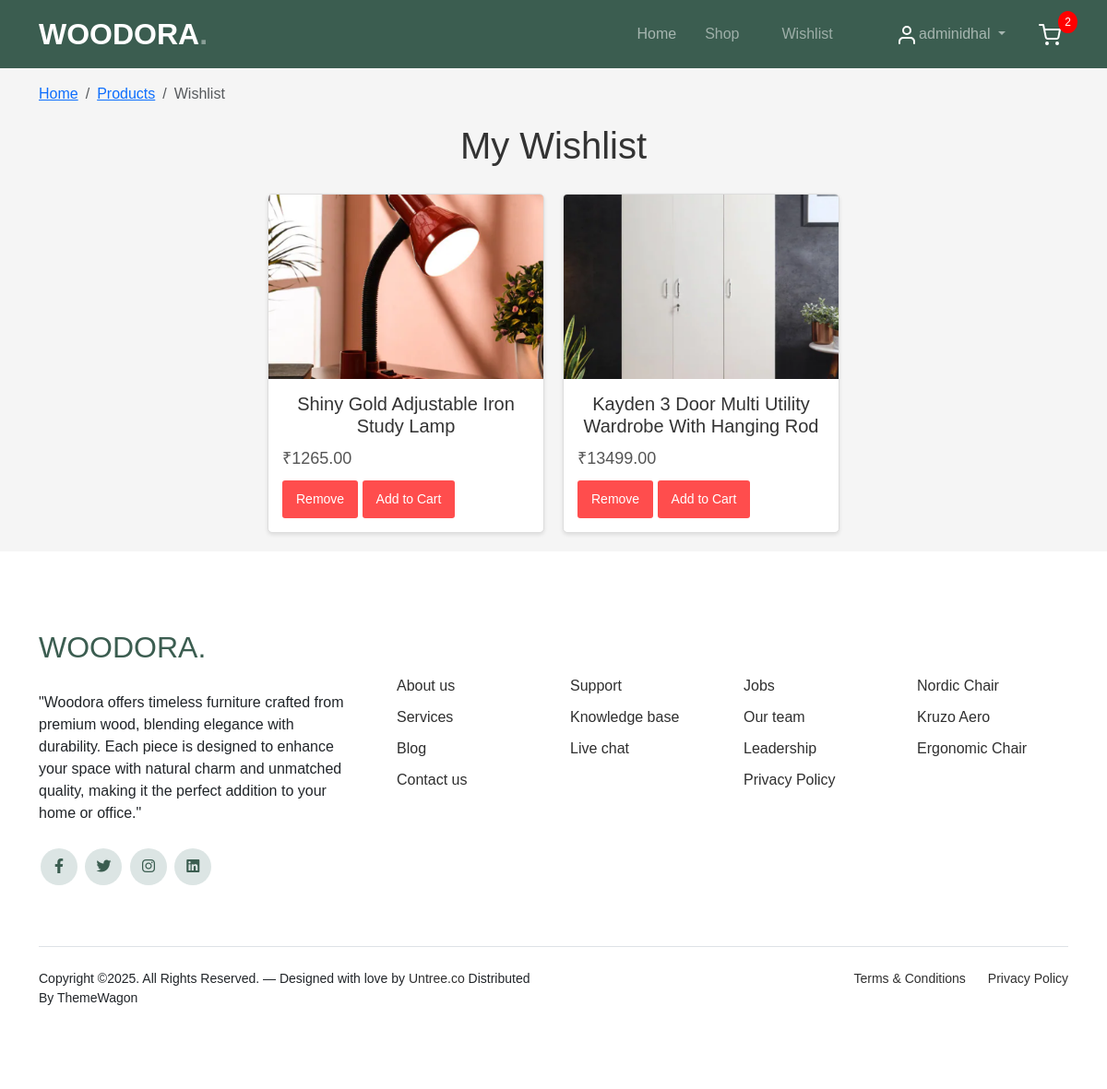
Screenshot of /products/wishlist/ (signed in) with the database file from the repository.
### home/models.py (models this page shows, shortened)
class CustomUser(AbstractUser):
    email = models.EmailField(unique=True)

### products/models.py (models this page shows, shortened)
class Wishlist(models.Model):
    user = models.ForeignKey(settings.AUTH_USER_MODEL, on_delete=models.CASCADE)
    product = models.ForeignKey(Product, on_delete=models.CASCADE)
    class Meta:
        unique_together = ('user', 'product')

class Product(models.Model):
    category = models.ForeignKey(Category, on_delete=models.CASCADE, verbose_name="Category", default=1, related_name="products")
    name = models.CharField(max_length=200, verbose_name="Product Name")
    description = models.TextField(verbose_name="Product Description")
    brand = models.CharField(max_length=100, verbose_name="Brand", blank=True, null=True)
    price = models.DecimalField(max_digits=10, decimal_places=2, verbose_name="Price")
    stock = models.PositiveIntegerField(default=0)
    original_price = models.DecimalField(max_digits=10, decimal_places=2, verbose_name="Original Price", blank=True, null=True)
    discount_percentage = models.DecimalField(max_digits=5, decimal_places=2, verbose_name="Discount Percentage", blank=True, null=True, default=0)
    stock_status = models.BooleanField(default=True, verbose_name="In Stock")
    sold = models.PositiveIntegerField(verbose_name="Units Sold", default=0)
    coupons = models.ManyToManyField('Coupon', related_name='coupon_products',blank=True)
    main_image = models.ImageField(upload_to="products/main_images/", verbose_name="Main Image",default="products/main_images/default.jpg")
    material = models.CharField(max_length=100, verbose_name="Material", blank=True, null=True)
    dimensions = models.CharField(max_length=100, verbose_name="Dimensions", blank=True, null=True)
    weight = models.DecimalField(max_digits=5, decimal_places=2, verbose_name="Weight (kg)", blank=True, null=True)
    warranty = models.CharField(max_length=100, verbose_name="Warranty", blank=True, null=True)
    updated_at = models.DateTimeField(auto_now=True)
    is_active = models.BooleanField(default=True)
    created_at = models.DateTimeField(auto_now_add=True)
    is_deleted = models.BooleanField(default=False)

### products/views.py (the view)
# urls.py: path('wishlist/', views.wishlist, name='wishlist'),
@login_required
def wishlist(request):
    wishlist_items = Wishlist.objects.filter(user=request.user)
    for item in wishlist_items:
        print(f"Product ID: {item.product.id}")
    return render(request, 'user/wishlist.html', {'wishlist_items': wishlist_items})

### home/context_processors.py (called while the page is built)
def breadcrumbs(request):
    path_parts = request.path.strip('/').split('/')
    breadcrumbs = [{'title': 'Home', 'url': '/'}]
    if not path_parts or path_parts == ['']:
        return {'breadcrumbs': breadcrumbs}
    url = ''
    for i, part in enumerate(path_parts):
        url += f'/{part}'
        title = part.replace('-', ' ').title()
        if path_parts[0] == 'products' and path_parts[1] == 'products_details' and part.isdigit():
            try:
                product = Product.objects.get(id=part)
                title = product.name
            except Product.DoesNotExist:
                title = 'Product Not Found'
        breadcrumbs.append({'title': title, 'url': url})
    return {'breadcrumbs': breadcrumbs}

### products/context_processors.py (called while the page is built)
def cart_item_count(request):
    count = 0
    if request.user.is_authenticated:
        try:
            cart = Cart.objects.get(user=request.user)
            count = CartItem.objects.filter(cart=cart).count()
        except Cart.DoesNotExist:
            count = 0
    return {'cart_count': count}

### templates/user/wishlist.html (shortened to what this page needs)
{% extends "layouts/mainsecond.html" %}
{% load static %}
{% block body %}
<!DOCTYPE html>
<html lang="en">
<head>
</head>
<body>
<h1>My Wishlist</h1>
<div class="wishlist-container">
    {% if wishlist_items %}
        {% for item in wishlist_items %}
        <div class="wishlist-item">
            <a href="{% url 'products_details' item.product.id %}">
                <img src="{{ item.product.main_image.url }}" alt="{{ item.product.name }}">
            </a>
            <div class="wishlist-details">
                <h2>{{ item.product.name }}</h2>
                <p class="price">₹{{ item.product.price }}</p>
                <a href="{% url 'remove_from_wishlist' item.product.id %}" class="btn btn-remove">Remove</a>
                <a href="{% url 'add_to_cart' item.product.id %}" class="btn btn-add_to_cart">Add to Cart</a>
            </div>
        </div>
        {% endfor %}
    {% else %}
        <p>Your wishlist is empty.</p>
    {% endif %}
</div>
</body>
</html>
{% endblock %}

### templates/inc/navbar.html (shortened to what this page needs)
{% load static %}
  <link href="https://cdn.jsdelivr.net/npm/bootstrap@5.3.0/dist/css/bootstrap.min.css" rel="stylesheet">
<nav class="custom-navbar navbar navbar navbar-expand-md navbar-dark " arial-label="Furni navigation bar" style="background-color: #006400;z-index: 2000;">
    <div class="container">
        <a class="navbar-brand" href="index.html">WOODORA<span>.</span></a>
        <div class="collapse navbar-collapse" id="navbarsFurni">
            <ul class="custom-navbar-nav navbar-nav ms-auto mb-2 mb-md-0">
                    <a class="nav-link" href="{% url 'index' %}">Home</a>
                 {% if user.is_authenticated %}
                <li><a class="nav-link" href="{% url 'products' %}">Shop</a></li>
                <li><a class="nav-link" href="{% url 'wishlist' %}">Wishlist</a></li>
                {% endif %}
            </ul>
            <ul class="custom-navbar-cta navbar-nav mb-2 mb-md-0 ms-5">
                <li class="nav-item dropdown">
                    <a class="nav-link dropdown-toggle" href="#" id="userDropdown" role="button" data-bs-toggle="dropdown" aria-expanded="false">
                        <img src="{% static 'images/user.svg' %}" alt="User">
                        {% if user.is_authenticated %}
                           <span>{{ user.username }}</span>
                        {% endif %}
                    </a>
                </li>
                {% if user.is_authenticated %}
<li style="position: relative;">
  <a class="nav-link" href="{% url 'cart_detail' %}">
    <img src="{% static 'images/cart.svg' %}" alt="Cart">
    {% if cart_count > 0 %}
      <span style="position: absolute; top: -5px; right: -10px; background-color: red; color: white; border-radius: 50%; padding: 3px 7px; font-size: 12px;">
        {{ cart_count }}
      </span>
    {% endif %}
  </a>
</li>
                {% endif %}
            </ul>
        </div>
    </div>
</nav>

### static/css/style.css (style rules this page uses)
body { overflow-x: hidden; position: relative; }
body { font-family: "Inter", sans-serif; font-weight: 400; line-height: 28px; color: #6a6a6a; font-size: 14px; background-color: #eff2f1; }
a { text-decoration: none; -webkit-transition: .3s all ease; -o-transition: .3s all ease; transition: .3s all ease; color: #2f2f2f; text-decoration: underline; }
.custom-navbar { background: #3b5d50 !important; padding-top: 20px; padding-bottom: 20px; }
.custom-navbar .navbar-brand { font-size: 32px; font-weight: 600; }
.custom-navbar .navbar-brand > span { opacity: .4; }
@media (min-width: 992px) { .custom-navbar .custom-navbar-nav li { margin-left: 15px; margin-right: 15px; } }
.custom-navbar .custom-navbar-nav li a { font-weight: 500; color: #ffffff !important; opacity: .5; -webkit-transition: .3s all ease; -o-transition: .3s all ease; transition: .3s all ease; position: relative; }
@media (min-width: 768px) { .custom-navbar .custom-navbar-nav li a:before { content: ""; position: absolute; bottom: 0; left: 8px; right: 8px; background: #f9bf29; height: 5px; opacity: 1; visibility: visible; width: 0; -webkit-transition: .15s all ease-out; -o-transition: .15s all ease-out; transition: .15s all ease-out; } }
.custom-navbar .custom-navbar-cta { margin-left: 0 !important; -webkit-box-orient: horizontal; -webkit-box-direction: normal; -ms-flex-direction: row; flex-direction: row; }
@media (min-width: 768px) { .custom-navbar .custom-navbar-cta { margin-left: 40px !important; } }
.custom-navbar .custom-navbar-cta li { margin-left: 0px; margin-right: 0px; }
.custom-navbar .custom-navbar-cta li:first-child { margin-right: 20px; }
.btn { font-weight: 600; padding: 12px 30px; border-radius: 30px; color: #ffffff; background: #2f2f2f; border-color: #2f2f2f; }

### templates/user/wishlist.html (style rules this page uses)
body { font-family: Arial, sans-serif; margin: 0; padding: 0; background-color: #f5f5f5; }
h1 { text-align: center; margin-top: 20px; color: #333; }
.wishlist-container { display: flex; flex-wrap: wrap; justify-content: center; gap: 20px; padding: 20px; }
.wishlist-item { background-color: #fff; border: 1px solid #ddd; border-radius: 5px; overflow: hidden; width: 300px; box-shadow: 0 2px 4px rgba(0, 0, 0, 0.1); }
.wishlist-item img { width: 100%; height: 200px; object-fit: cover; }
.wishlist-details { padding: 15px; }
.wishlist-details h2 { margin: 0; font-size: 20px; color: #333; }
.price { margin: 10px 0; font-size: 18px; color: #555; }
.btn-remove { display: inline-block; padding: 10px 15px; font-size: 14px; color: #fff; background-color: #ff4d4d; border: none; border-radius: 3px; text-decoration: none; cursor: pointer; }
.btn-add_to_cart { display: inline-block; padding: 10px 15px; font-size: 14px; color: #fff; background-color: #ff4d4d; border: none; border-radius: 3px; text-decoration: none; cursor: pointer; }

### rows the page displays
CustomUser: username "adminidhal"
Wishlist: product.main_image (picture), product.name "Shiny Gold Adjustable Iron Study Lamp", product.price "1265.00"
Wishlist: product.main_image (picture), product.name "Kayden 3 Door Multi Utility Wardrobe With Hanging Rod", product.price "13499.00"

### other values shown
{{ cart_count }} "2"
{{ crumb.title }} "Home" "Products"
{{ crumb.title }} "Wishlist"
